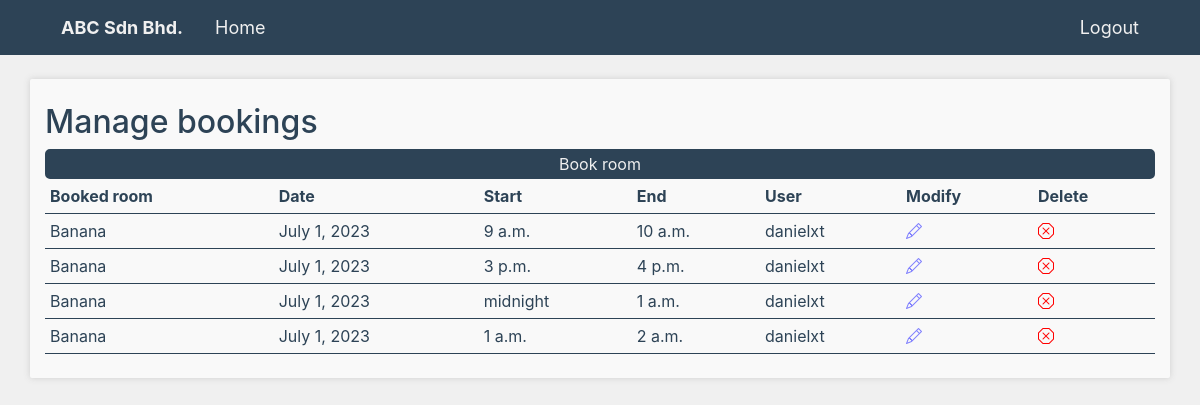
Page /bookingManagement (signed in) on the earlier database version.
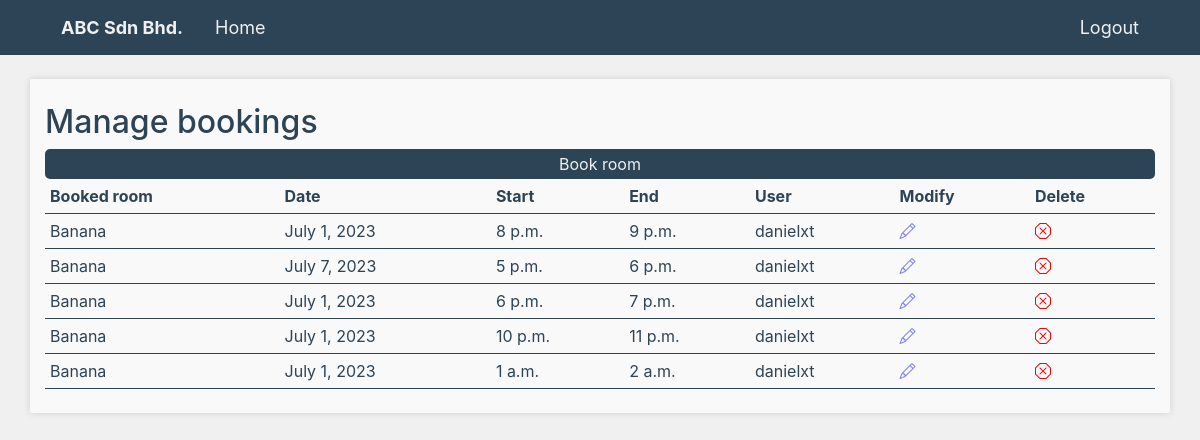
Same page on the later database version.
### booking/models.py (models this page shows, shortened)
class RoomBooking(models.Model):
    roomName = models.ForeignKey('rooms.Room', on_delete=models.CASCADE)
    userName = models.ForeignKey(User, on_delete=models.CASCADE, default="", name="userName")
    date = models.DateField()
    start = models.TimeField()
    end = models.TimeField()
    class Meta:
        constraints = [
            models.CheckConstraint(check=Q(start__lte=F('end')), name='start_before_end')
        ]

### rooms/models.py (models this page shows)
class Room(models.Model):
    roomName = models.CharField(max_length=50, unique=True)
    capacity = models.IntegerField(default=0)
    createdAt = models.DateTimeField(auto_now_add=True)
    def __str__(self):
        return self.roomName

### booking/views.py (the view)
# urls.py: path('', bookingManagementView, name='bookingManagement'),
def bookingManagementView(request):
    if request.user.is_staff:
        bookings = RoomBooking.objects.all()
    else:
        userName = User.objects.get(username=request.user.username)
        bookings = RoomBooking.objects.filter(userName = userName)
    context = {'roomBooking' :bookings}
    return render(request, "bookingManagement.html", context)

### templates/bookingManagement.html (shortened to what this page needs)
{% extends 'base.html' %}
{% block content %}
{% if user.is_authenticated %}
    <br>
    <div class="container py-4 boxColor boxShadow">
        <h2>Manage
            bookings</h2>
        <button><a href="{% url 'roomBooking' %}">Book room</a></button>
                    <table class="dataTable">
                        <tr style="font-weight:bold">
                            <th>Booked room</th>
                            <th>Date</th>
                            <th>Start</th>
                            <th>End</th>
                            <th>User</th>
                            {% if user.is_staff %}
                            <th>Modify</th>
                            <th>Delete</th>
                            {% endif %}
                        </tr>
                        <tr>
                            {% for booking in roomBooking %}
                                <tr>
                                    <td>{{booking.roomName}}</td>
                                    <td>{{booking.date}}</td>
                                    <td>{{booking.start}}</td>
                                    <td>{{booking.end}}</td>
                                    <td>{{booking.userName}}</td>
                                    {% if user.is_staff %}
                                    <td><a href="bookingManagement/modifyBooking/{{booking.id}}"><i class="bi bi-pencil"></i></a></td>
                                    <td><a href="bookingManagement/deleteBooking/{{booking.id}}"><i class="bi bi-x-octagon"></i></a></td>
                                    {% endif %}
                                </tr>
                            {% endfor %}
                        </tr>
                    </table>
    </div>
{% else %}
<br>
<div class="container py-4 boxColor boxShadow">
    <p>You are not logged in.</p>
    <button><a href="{% url 'login' %}">Log In</a></button>
</div>
{% endif %}
{% endblock %}

Differences in the rows shown:
removed RoomBooking: roomName "Banana", date "July 1, 2023", start "9 a.m.", end "10 a.m.", userName "danielxt"
removed RoomBooking: roomName "Banana", date "July 1, 2023", start "midnight", end "1 a.m.", userName "danielxt"
changed RoomBooking (number 1 of 5 on the later page): start "3 p.m." → "8 p.m."; end "4 p.m." → "9 p.m."
added RoomBooking: roomName "Banana", date "July 7, 2023", start "5 p.m.", end "6 p.m.", userName "danielxt"
added RoomBooking: roomName "Banana", date "July 1, 2023", start "6 p.m.", end "7 p.m.", userName "danielxt"
added RoomBooking: roomName "Banana", date "July 1, 2023", start "10 p.m.", end "11 p.m.", userName "danielxt"
